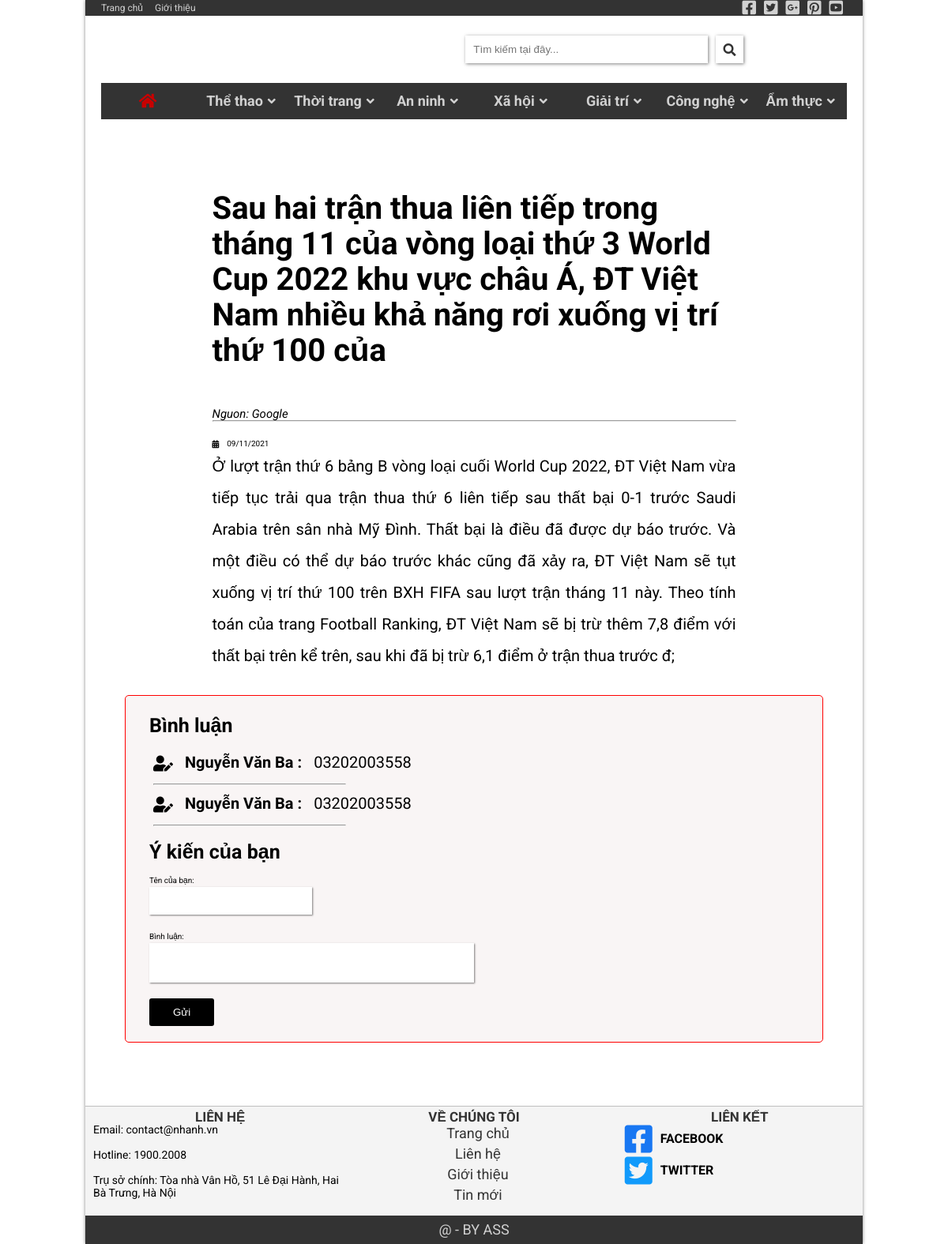
Screenshot of /index_sport.php?ID=9 with the database file from the repository.
### tables this page shows
CREATE TABLE `tinthethao` (
  `ID` int(11) NOT NULL,
  `titlesport` varchar(150) DEFAULT NULL,
  `imagesport` varchar(500) DEFAULT NULL,
  `timesport` varchar(500) DEFAULT NULL,
  `detailssport` longtext DEFAULT NULL
);

CREATE TABLE `comment` (
  `name` varchar(256) NOT NULL,
  `cmt` text NOT NULL
);

### index_sport.php (the view, shortened to what this page needs)
<!DOCTYPE html>
<html lang="en">
<head>
    <link rel="stylesheet" href="./assets/css/grid.css">
    <link rel="stylesheet" href="./assets/css/base.css">
    <link rel="stylesheet" href="./assets/css/style.css">
    <link rel="stylesheet" href="./assets/css/responsive.css">
    <link rel="stylesheet" href="./assets/fonts/fontawesome-free-5.15.4/css/all.min.css">
</head>
<body>
    <div class="app grid wide">
        <div class="header">
            <div class="header__navbar">
                <ul class="header__navbar-left m-8 c-12">
                    <li class="header__navbar-left-item">
                        <a href="index.php" class="header__navbar-right-link">Trang chủ</a>
                    </li>
                    <li class="header__navbar-left-item">
                        <a href="index_introduce.php" class="header__navbar-right-link">Giới thiệu</a>
                    </li>
                </ul>
                <ul class="header__navbar-right m-4 c-0">
                    <li class="header__navbar-right-item">
                        <a href="" class="header__navbar-left-link">
                            <i class="header__navbar-right-icon fab fa-facebook-square"></i>
                        </a>
                    </li>
                    <li class="header__navbar-right-item">
                        <a href="" class="header__navbar-left-link">
                            <i class="header__navbar-right-icon fab fa-twitter-square"></i>
                        </a>
                    </li>
                    <li class="header__navbar-right-item">
                        <a href="" class="header__navbar-left-link">
                            <i class="header__navbar-right-icon fab fa-google-plus-square"></i>
                        </a>
                    </li>
                    <li class="header__navbar-right-item">
                        <a href="" class="header__navbar-left-link">
                            <i class="header__navbar-right-icon fab fa-pinterest-square"></i>
                        </a>
                    </li>
                    <li class="header__navbar-right-item">
                        <a href="" class="header__navbar-left-link">
                            <i class="header__navbar-right-icon fab fa-youtube-square"></i>
                        </a>
                    </li>
                </ul>
            </div>
            <div class="header__banner">
                <div class="header__banner-logo">
                </div>
                <div class="header__banner-search" style="position: relative;">
                    <input type="text" class="header__banner-search-input" placeholder="Tìm kiếm tại đây...">
                    <span class="header__banner-search-btn">
                        <i class="fas fa-search"></i>
                    </span>
                </div>
            </div>
            <ul class="header__menu m-0 c-0">
                <li class="header__menu-item">
                        <i class="header__menu-item-home-icon fas fa-home"></i>
                </li>
                <li class="header__menu-item">
                    <h3 class="header__menu-item-title">Thể thao</h3>
                    <i class="header__menu-item-icon fas fa-angle-down"></i>
                </li>
                <li class="header__menu-item">
                    <h3 class="header__menu-item-title">Thời trang</h3>
                    <i class="header__menu-item-icon fas fa-angle-down"></i>
                </li>
                <li class="header__menu-item">
                    <h3 class="header__menu-item-title">An ninh</h3>
                    <i class="header__menu-item-icon fas fa-angle-down"></i>
                </li>
                <li class="header__menu-item">
                    <h3 class="header__menu-item-title">Xã hội</h3>
                    <i class="header__menu-item-icon fas fa-angle-down"></i>
                </li>
                <li class="header__menu-item">
                    <h3 class="header__menu-item-title">Giải trí</h3>
                    <i class="header__menu-item-icon fas fa-angle-down"></i>
                </li>
                <li class="header__menu-item">
                    <h3 class="header__menu-item-title">Công nghệ</h3>
                    <i class="header__menu-item-icon fas fa-angle-down"></i>
                </li>
                <li class="header__menu-item">
                    <h3 class="header__menu-item-title">Ẩm thực</h3>
                    <i class="header__menu-item-icon fas fa-angle-down"></i>
                </li>
            </ul>
        </div>
        <div class="main" style=" padding: 50px;">
            <div class="app" style="display: flex;">
                <?php
                    $conn = mysqli_connect("localhost","root","","datanews");
                    $ID = '';
                    if (isset($_GET['ID'])) {
                        $ID = $_GET['ID'];
                        $sql = "SELECT * FROM tinthethao WHERE ID = {$ID}";
                        $exe = mysqli_query($conn, $sql);
                        if ($exe) {
                            $result = mysqli_fetch_assoc($exe);
                        }
                    }
                ?>
                <div class="main__content l-9 m-12 c-12">
                        <h1 class="main__content__title"><?php echo $result['titlesport']; ?></h1>
                        <p class="sub-img"><i>Nguon: Google</i></p>
                        <hr>
                    <div class="main__content__calendar">
                        <i class="fa fa-calendar-alt"></i>
                        <p><?php echo $result['timesport'];  ?></p>
                    </div>
                    <p class="main__content__text"><?php echo $result['detailssport'] ?>; </p>
                </div>
            </div>
            <div class="exchange">
                <div class="recomment">
                    <h2 class="recomment__title">Bình luận</h2>
                    <ul class="recomment__list">
                        <?php
                            $conn = mysqli_connect("localhost","root","","datanews");
                            $query=mysqli_query($conn,"select * from `comment`");
                            while($row=mysqli_fetch_array($query)){
                            ?>
                            <li class="recomment__member">
                                <i class="fas fa-user-edit"></i>
                                <p><b><?php echo $row['name']; ?> : </b></p>
                                <p><?php echo $row['cmt']; ?></p>
                            </li>
                            <hr>
                        <?php
                        }
                        ?>
                    </ul>
                </div>
                <div class="comment">
                    <form action="http://localhost/News/index_sport.php?ID=<?php echo $ID;?>" method="POST">
                        <h2 class="comment__title">Ý kiến của bạn</h2>
                            <div class="comment__inf">
                                <div class="comment__inf__name">
                                    <label class="comment__inf__lb" for="yname">Tên của bạn:</label><br>
                                    <input class="comment__inf__inp" type="text" name="name">
                                </div>
                            <div class="comment__text">
                                <label class="comment__text__lb" for="message">Bình luận:</label><br>
                                <input class="comment__text__inp" type="text" name="cmt">
                            </div>
                            <div class="comment__button">
                                <button type="submit" class="comment__btn">Gửi</button>
                            </div>
                        </div>
                    </form>
                </div>
            </div>
        </div>
        <div class="footer">
            <div class="footer__content">
                <div class="footer__content-right l-4 m-6 c-12">
                    <h3 class="footer__content-title">LIÊN HỆ</h3>
                    <p>Email: contact@nhanh.vn</p><br>
                    <p>Hotline: 1900.2008</p><br>
                    <p>Trụ sở chính: Tòa nhà Vân Hồ, 51 Lê Đại Hành, Hai Bà Trưng, Hà Nội</p><br>
                </div>
                <div class="footer__content-center l-4 m-6 c-12">
                    <h3 class="footer__content-title">VỀ CHÚNG TÔI</h3>
                    <ul class="footer__content-list">
                        <li class="footer__content-item">Trang chủ</li>
                        <li class="footer__content-item">Liên hệ</li>
                        <li class="footer__content-item">Giới thiệu</li>
                        <li class="footer__content-item">Tin mới</li>
                    </ul>
                </div>
                <div class="footer__content-left l-4 m-6 c-12">
                    <h3 class="footer__content-title">LIÊN KẾT</h3>
                    <div class="footer__content-left-contact">
                        <i class="icon-facebook fab fa-facebook-square"></i>
                        <h3>FACEBOOK</h3>
                    </div>
                    <div class="footer__content-left-contact">
                        <i class="icon-twitter fab fa-twitter-square"></i>
                        <h3>TWITTER</h3>
                    </div>
                </div>
            </div>
            <div class="footer__end">
                <h3>@ - BY ASS</h3>
            </div>
        </div>
    </div>
</body>
</html>

### assets/css/grid.css (style rules this page uses)
.grid { width: 100%; display: block; padding: 0; }
.grid.wide { max-width: 1200px; margin: 0 auto; box-shadow: 0px 0px 4px rgb(0 0 0 / 50%); }
.c-0 { display: none; }
.c-12 { flex: 0 0 100%; max-width: 100%; }
@media (min-width: 740px) { .m-0 { display: none; } }
@media (min-width: 740px) { .m-1, .m-2, .m-3, .m-4, .m-5, .m-6, .m-7, .m-8, .m-9, .m-10, .m-11, .m-12 { display: block; } }
@media (min-width: 740px) { .m-4 { flex: 0 0 33.33333%; max-width: 33.33333%; } }
@media (min-width: 740px) { .m-6 { flex: 0 0 50%; max-width: 50%; } }
@media (min-width: 740px) { .m-8 { flex: 0 0 66.66667%; max-width: 66.66667%; } }
@media (min-width: 740px) { .m-12 { flex: 0 0 100%; max-width: 100%; } }
@media (min-width: 1113px) { .l-1, .l-2, .l-2-4, .l-3, .l-4, .l-5, .l-6, .l-7, .l-8, .l-9, .l-10, .l-11, .l-12 { display: block; } }
@media (min-width: 1113px) { .l-4 { flex: 0 0 33.33333%; max-width: 33.33333%; } }
@media (min-width: 1113px) { .l-9 { flex: 0 0 75%; max-width: 75%; } }
@media (min-width: 1024px) and (max-width: 1239px) { .wide { width: 984px; } }
@media (min-width: 1024px) and (max-width: 1239px) { .wide .l-1, .wide .l-2, .wide .l-2-4, .wide .l-3, .wide .l-4, .wide .l-5, .wide .l-6, .wide .l-7, .wide .l-8, .wide .l-9, .wide .l-10, .wide .l-11, .wide .l-12 { display: block; } }
@media (min-width: 1024px) and (max-width: 1239px) { .wide .l-4 { flex: 0 0 33.33333%; max-width: 33.33333%; } }
@media (min-width: 1024px) and (max-width: 1239px) { .wide .l-9 { flex: 0 0 75%; max-width: 75%; } }

### assets/css/base.css (style rules this page uses)
:root { --black-color: #000; --white-color: #fff; --primary-color: #333333; --text-color: #D1D1D1; --hover-color: #C80000; }
* { box-sizing: inherit; }
html { font-size: 62.5%; line-height: 1.6rem; font-family: 'Roboto', sans-serif; box-sizing: border-box; }
.icon-facebook { color: #1877F2; }
.icon-twitter { color: #119AFB; }

### index_sport.php (style rules this page uses)
.main__content { width: 100%; max-width: 1100px; margin: 0 auto; }
.main__content__title { font-size: 4rem; margin: 40px 0; line-height: 4.5rem; }
.sub-img { font-size: 1.5rem; margin-top: 10px; }
.main__content__calendar { margin-top: 20px; display: flex; align-items: center; }
.main__content__calendar p { margin-left: 10px; }
.main__content__text { text-align: justify; font-size: 2rem; line-height: 4rem; }
.comment { margin-top: 20px; }
.comment__title { font-size: 2.5rem; }
.comment__inf { margin-top: 20px; }
.comment__inf__inp { width: 25%; outline: none; height: 35px; border: none; box-shadow: 1px 1px 2px rgba(0, 0, 0, 0.5); }
.comment__text { margin-top:20px; }
.comment__text__inp { width: 50%; height: 50px; box-shadow: 1px 1px 2px rgba(0, 0, 0, 0.5); outline: none; border: none; }
.comment__btn { border: none; margin-top: 20px; padding: 10px 30px; background-color: #000; color: #fff; border-radius: 3px; }
.recomment__title { font-size: 2.5rem; padding: 10px 0; }
.recomment__list { list-style: none; padding: 5px; }
.recomment__list hr { width: 30%; margin-left: 0px; }
.recomment__member { display: flex; font-size: 2rem; padding: 15px 0; }
.recomment__member p { margin-left: 15px; }
.exchange { border-radius: 5px; border: 1px solid red; width: 100%; max-width: 1100px; margin: 30px auto; padding: 20px 30px; background-color: #F9F5F5; }

### rows the page displays
tinthethao: titlesport "Sau hai trận thua liên tiếp trong tháng 11 của vòng loại thứ 3 World Cup 2022 khu vực châu Á, ĐT Việt Nam nhiều khả năng rơi xuống vị trí thứ 100 của", timesport "09/11/2021", detailssport "Ở lượt trận thứ 6 bảng B vòng loại cuối World Cup 2022, ĐT Việt Nam vừa tiếp tục trải qua trận thua thứ 6 liên tiếp sau thất bại 0-1 trước Saudi Arabia trên sân nhà Mỹ Đình. Thất bại là điều đã được dự báo trước. Và một điều có thể dự báo trước khác cũng đã xảy ra, ĐT Việt Nam sẽ tụt xuống vị trí thứ 100 trên BXH FIFA sau lượt trận tháng 11 này. Theo tính toán của trang Football Ranking, ĐT Việt Nam sẽ bị trừ thêm 7,8 điểm với thất bại trên kể trên, sau khi đã bị trừ 6,1 điểm ở trận thua trước đ"
comment: name "Nguyễn Văn Ba", cmt "03202003558"
comment: name "Nguyễn Văn Ba", cmt "03202003558"
